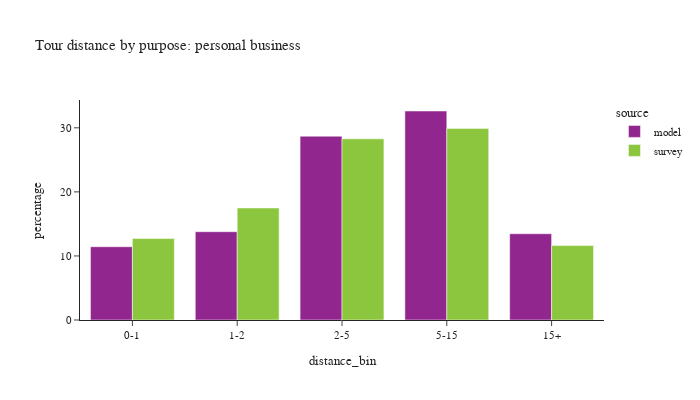

Notebook source saved alongside this figure:
### Code cell
plot_bins(tour, tour['pdpurp'] == 4, 'personal business')

### Figure 1 — Plotly figure (JSON) as saved in the notebook; plotly's stock layout.template omitted (floating-point values rounded to 4 significant figures)
{"data": [{"alignmentgroup": "True", "customdata": [[8913], [10740], [22359], [25425], [10493]], "hovertemplate": "source=model<br>distance_bin=%{x}<br>percentage=%{y}<br>sample count=%{customdata[0]}<extra></extra>", "legendgroup": "model", "marker": {"color": "#91268F", "pattern": {"shape": ""}}, "name": "model", "offsetgroup": "model", "orientation": "v", "showlegend": true, "textposition": "auto", "type": "bar", "x": ["0-1", "1-2", "2-5", "5-15", "15+"], "xaxis": "x", "y": [11.44, 13.78, 28.69, 32.63, 13.46], "yaxis": "y"}, {"alignmentgroup": "True", "customdata": [[146], [137], [219], [196], [55]], "hovertemplate": "source=survey<br>distance_bin=%{x}<br>percentage=%{y}<br>sample count=%{customdata[0]}<extra></extra>", "legendgroup": "survey", "marker": {"color": "#8CC63E", "pattern": {"shape": ""}}, "name": "survey", "offsetgroup": "survey", "orientation": "v", "showlegend": true, "textposition": "auto", "type": "bar", "x": ["0-1", "1-2", "2-5", "5-15", "15+"], "xaxis": "x", "y": [12.71, 17.49, 28.28, 29.9, 11.62], "yaxis": "y"}], "layout": {"barmode": "group", "font": {"size": 11}, "height": 400, "legend": {"title": {"text": "source"}, "tracegroupgap": 0}, "title": {"text": "Tour distance by purpose: personal business"}, "width": 700, "xaxis": {"anchor": "y", "domain": [0.0, 1.0], "title": {"text": "distance_bin"}}, "yaxis": {"anchor": "x", "domain": [0.0, 1.0], "title": {"text": "percentage"}}}}
